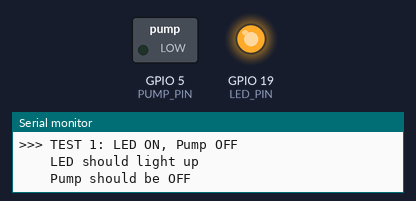
Bench run of a sketch on a simulated ESP32. Shown: switched loads named in the sketch (green lamp = pin HIGH), output pins drawn as LEDs (lit = HIGH), the last lines printed to the serial monitor.

Above: at 2.5 s.
At 8.5 s:
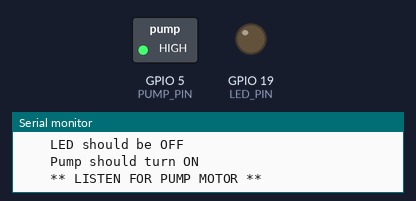
At 15.5 s:
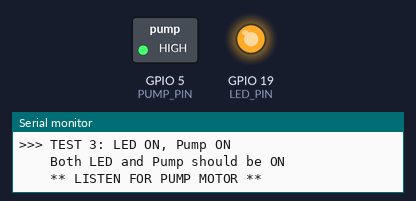
At 34.0 s:
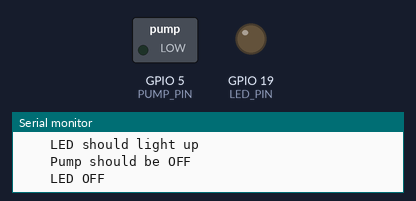
Timing chart, 0 to 38.7 s (numbered marks = the images above):
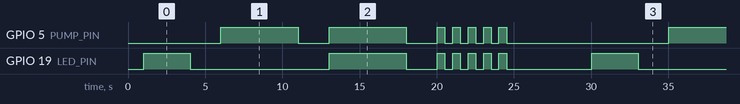

Measured:
- by itself, GPIO 19 (LED_PIN): repeats every 29.0 s: LOW 9.0 s, HIGH 5.0 s, LOW 2.0 s, 4 × (HIGH 0.50 s, LOW 0.50 s), HIGH 0.50 s, LOW 5.5 s, HIGH 3.0 s
- by itself, GPIO 5 (PUMP_PIN): repeats every 29.0 s: LOW 2.0 s, HIGH 5.0 s, LOW 2.0 s, 4 × (HIGH 0.50 s, LOW 0.50 s), HIGH 0.50 s, LOW 10.5 s, HIGH 5.0 s
- by itself, everything shown: repeats every 29.0 s, in 16 steps

The sketch:

wiring_debug.ino
```cpp
/*
 * ESP32 MOSFET Wiring Debug
 *
 * This will help verify the wiring step-by-step
 */

#define PUMP_PIN 5
#define LED_PIN 19  // We know LED works, use it as reference

void setup() {
  Serial.begin(115200);
  delay(1000);

  Serial.println("\n========================================");
  Serial.println("ESP32 MOSFET Wiring Debug");
  Serial.println("========================================\n");

  pinMode(PUMP_PIN, OUTPUT);
  pinMode(LED_PIN, OUTPUT);

  // Start with everything OFF
  digitalWrite(PUMP_PIN, LOW);
  digitalWrite(LED_PIN, LOW);

  Serial.println("Step 1: Verify LED works (we know this works)");
  Serial.println("----------------------------------------");
}

void loop() {
  // Test 1: LED only
  Serial.println("\n>>> TEST 1: LED ON, Pump OFF");
  Serial.println("    LED should light up");
  Serial.println("    Pump should be OFF");
  digitalWrite(LED_PIN, HIGH);
  digitalWrite(PUMP_PIN, LOW);
  delay(3000);

  digitalWrite(LED_PIN, LOW);
  Serial.println("    LED OFF");
  delay(2000);

  // Test 2: Pump only
  Serial.println("\n>>> TEST 2: LED OFF, Pump ON");
  Serial.println("    LED should be OFF");
  Serial.println("    Pump should turn ON");
  Serial.println("    ** LISTEN FOR PUMP MOTOR **");
  digitalWrite(LED_PIN, LOW);
  digitalWrite(PUMP_PIN, HIGH);
  delay(5000);  // 5 seconds to listen

  digitalWrite(PUMP_PIN, LOW);
  Serial.println("    Pump OFF");
  delay(2000);

  // Test 3: Both ON
  Serial.println("\n>>> TEST 3: LED ON, Pump ON");
  Serial.println("    Both LED and Pump should be ON");
  Serial.println("    ** LISTEN FOR PUMP MOTOR **");
  digitalWrite(LED_PIN, HIGH);
  digitalWrite(PUMP_PIN, HIGH);
  delay(5000);

  digitalWrite(LED_PIN, LOW);
  digitalWrite(PUMP_PIN, LOW);
  Serial.println("    Both OFF");
  delay(2000);

  // Test 4: Rapid toggle
  Serial.println("\n>>> TEST 4: Rapid Toggle (5 times)");
  Serial.println("    Quick ON/OFF cycles");
  for (int i = 0; i < 5; i++) {
    Serial.print("    Cycle ");
    Serial.print(i + 1);
    Serial.println(": ON");
    digitalWrite(PUMP_PIN, HIGH);
    digitalWrite(LED_PIN, HIGH);
    delay(500);

    Serial.print("    Cycle ");
    Serial.print(i + 1);
    Serial.println(": OFF");
    digitalWrite(PUMP_PIN, LOW);
    digitalWrite(LED_PIN, LOW);
    delay(500);
  }

  Serial.println("\n========================================");
  Serial.println("Test cycle complete. Repeating in 5 seconds...");
  Serial.println("========================================");
  delay(5000);
}
```
